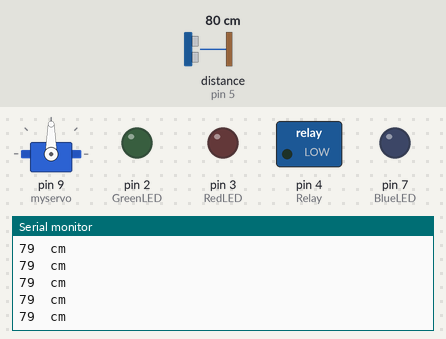
Recording of a sketch running on a simulated Arduino Uno, built with avr-gcc and run on an emulated ATmega328P. On the bench: servo, switched loads named in the sketch (green lamp = pin HIGH), output pins drawn as LEDs (lit = HIGH), the last lines printed to the serial monitor. Wiring (inferred from the names in the program): ultrasonic range finder: trigger pin 6; echo pin 5. Inputs (shaded band) come from the test bench; at power-on: distance to the obstacle (sensor on pin 5) 80 cm. The echo pulse lasts 58.3 µs per cm; pins used as bus, display or sensor lines are not drawn.

Above: at 1.2 s.
1.3 s: distance to the obstacle (sensor on pin 5) set to 250 cm
At 2.1 s:
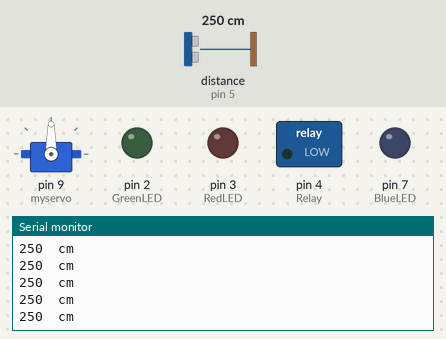
4.3 s: distance to the obstacle (sensor on pin 5) set to 18 cm
At 5.2 s:
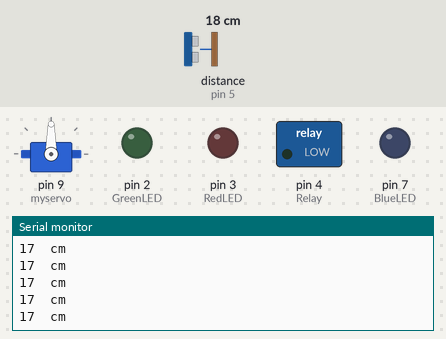
Timing chart, 0 to 7.3 s (numbered marks = the images above; inputs shaded):
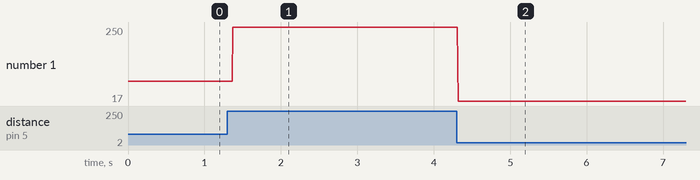

The sketch:

Arjun_Toiet.ino
```cpp
  #include<Servo.h>
#define trigPin 6
#define echoPin 5
#define GreenLED 2
#define RedLED 3
#define Relay 4
#define BlueLED 7
float new_delay;
Servo myservo;
int pos = 0;
void setup()
{
  Serial.begin (9600);
  pinMode(trigPin, OUTPUT);
  pinMode(echoPin, INPUT);
  pinMode(GreenLED,OUTPUT);
  pinMode(RedLED,OUTPUT);
  pinMode(Relay,OUTPUT);
  pinMode(BlueLED,OUTPUT);
  myservo.attach(9);
}


void loop()
{
  long duration, distance;
  digitalWrite(trigPin, LOW);
  delayMicroseconds(2);
  digitalWrite(trigPin, HIGH);
  delayMicroseconds(10);
  digitalWrite(trigPin, LOW);
  duration = pulseIn(echoPin, HIGH);
  distance = (duration/2) / 29.1;
//  new_delay= (distance *3) +30;
  Serial.print(distance);
  Serial.println("  cm");
  if (distance < 10)
  {
   myservo.write(90);
   delay(500);

  }


}
```

Measured:
- after the input at 1.3 s, the serial monitor: prints a new line after 0.07 s (image 1)
- after the input at 4.3 s, the serial monitor: prints a new line at once (image 2)
- plotted number 1: 79 → 250 after the input at 1.3 s, 250 → 17 after the input at 4.3 s
